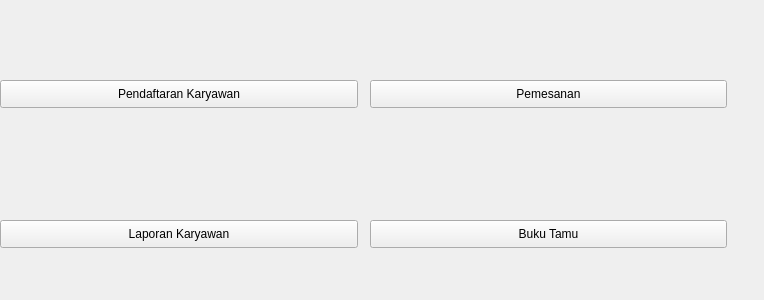
<?xml version="1.0" encoding="UTF-8"?>
<ui version="4.0">
 <class>Form</class>
 <widget class="QWidget" name="Form">
  <property name="geometry">
   <rect>
    <x>0</x>
    <y>0</y>
    <width>764</width>
    <height>300</height>
   </rect>
  </property>
  <property name="windowTitle">
   <string>Form</string>
  </property>
  <widget class="QPushButton" name="btnPendaftaran">
   <property name="geometry">
    <rect>
     <x>0</x>
     <y>80</y>
     <width>358</width>
     <height>28</height>
    </rect>
   </property>
   <property name="text">
    <string>Pendaftaran Karyawan</string>
   </property>
  </widget>
  <widget class="QPushButton" name="btnBukuTamu">
   <property name="geometry">
    <rect>
     <x>370</x>
     <y>220</y>
     <width>357</width>
     <height>28</height>
    </rect>
   </property>
   <property name="text">
    <string>Buku Tamu</string>
   </property>
  </widget>
  <widget class="QPushButton" name="btnPemesanan">
   <property name="geometry">
    <rect>
     <x>370</x>
     <y>80</y>
     <width>357</width>
     <height>28</height>
    </rect>
   </property>
   <property name="text">
    <string>Pemesanan</string>
   </property>
  </widget>
  <widget class="QPushButton" name="btnLaporan">
   <property name="geometry">
    <rect>
     <x>0</x>
     <y>220</y>
     <width>358</width>
     <height>28</height>
    </rect>
   </property>
   <property name="text">
    <string>Laporan Karyawan</string>
   </property>
  </widget>
 </widget>
 <resources/>
 <connections/>
</ui>
